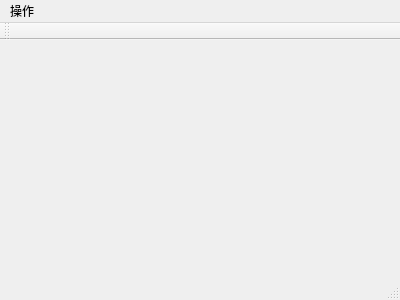
<?xml version="1.0" encoding="UTF-8"?>
<ui version="4.0">
 <class>MainWindow</class>
 <widget class="QMainWindow" name="MainWindow">
  <property name="geometry">
   <rect>
    <x>0</x>
    <y>0</y>
    <width>400</width>
    <height>300</height>
   </rect>
  </property>
  <property name="windowTitle">
   <string>MainWindow</string>
  </property>
  <widget class="QWidget" name="centralWidget"/>
  <widget class="QMenuBar" name="menuBar">
   <property name="geometry">
    <rect>
     <x>0</x>
     <y>0</y>
     <width>400</width>
     <height>23</height>
    </rect>
   </property>
   <widget class="QMenu" name="menu">
    <property name="title">
     <string>操作</string>
    </property>
    <addaction name="action_init"/>
    <addaction name="action_IP"/>
    <addaction name="action_exit"/>
   </widget>
   <addaction name="menu"/>
  </widget>
  <widget class="QToolBar" name="mainToolBar">
   <attribute name="toolBarArea">
    <enum>TopToolBarArea</enum>
   </attribute>
   <attribute name="toolBarBreak">
    <bool>false</bool>
   </attribute>
  </widget>
  <widget class="QStatusBar" name="statusBar"/>
  <action name="action_init">
   <property name="text">
    <string>初始化</string>
   </property>
  </action>
  <action name="action_IP">
   <property name="text">
    <string>更改IP</string>
   </property>
  </action>
  <action name="action_exit">
   <property name="text">
    <string>退出</string>
   </property>
  </action>
 </widget>
 <layoutdefault spacing="6" margin="11"/>
 <resources/>
 <connections/>
</ui>
